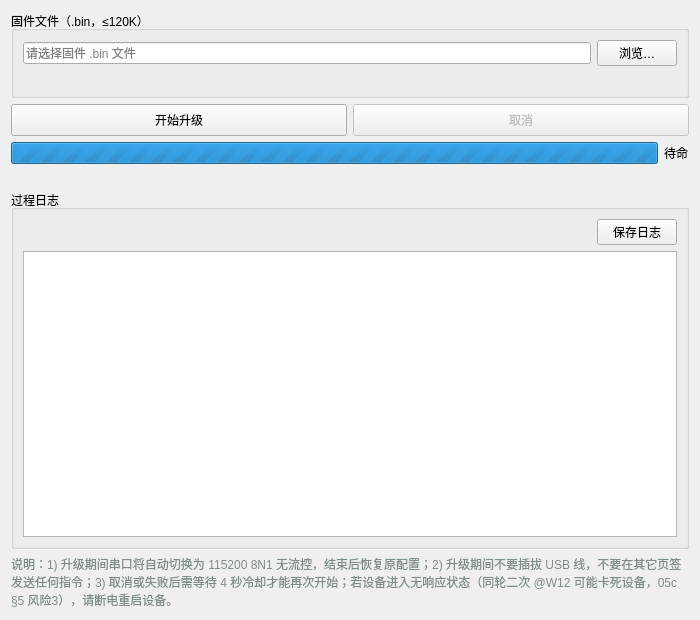
<?xml version="1.0" encoding="UTF-8"?>
<ui version="4.0">
 <class>UpgradePage</class>
 <widget class="QWidget" name="UpgradePage">
  <property name="geometry">
   <rect>
    <x>0</x>
    <y>0</y>
    <width>700</width>
    <height>620</height>
   </rect>
  </property>
  <property name="windowTitle">
   <string>固件升级</string>
  </property>
  <layout class="QVBoxLayout" name="rootLayout">
   <item>
    <widget class="QGroupBox" name="fileBox">
     <property name="title">
      <string>固件文件（.bin，≤120K）</string>
     </property>
     <layout class="QVBoxLayout" name="fileLay">
      <item>
       <layout class="QHBoxLayout" name="fileRow">
        <item>
         <widget class="QLineEdit" name="m_fileEdit">
          <property name="readOnly">
           <bool>true</bool>
          </property>
          <property name="placeholderText">
           <string>请选择固件 .bin 文件</string>
          </property>
         </widget>
        </item>
        <item>
         <widget class="QPushButton" name="m_browseBtn">
          <property name="text">
           <string>浏览…</string>
          </property>
         </widget>
        </item>
       </layout>
      </item>
      <item>
       <widget class="QLabel" name="m_fileInfo">
        <property name="textFormat">
         <enum>Qt::TextFormat::RichText</enum>
        </property>
        <property name="wordWrap">
         <bool>true</bool>
        </property>
       </widget>
      </item>
     </layout>
    </widget>
   </item>
   <item>
    <layout class="QHBoxLayout" name="btnRow">
     <item>
      <widget class="QPushButton" name="m_startBtn">
       <property name="minimumSize">
        <size>
         <width>0</width>
         <height>32</height>
        </size>
       </property>
       <property name="text">
        <string>开始升级</string>
       </property>
      </widget>
     </item>
     <item>
      <widget class="QPushButton" name="m_cancelBtn">
       <property name="enabled">
        <bool>false</bool>
       </property>
       <property name="minimumSize">
        <size>
         <width>0</width>
         <height>32</height>
        </size>
       </property>
       <property name="text">
        <string>取消</string>
       </property>
      </widget>
     </item>
    </layout>
   </item>
   <item>
    <layout class="QHBoxLayout" name="progRow">
     <item>
      <widget class="QProgressBar" name="m_progress">
       <property name="minimum">
        <number>0</number>
       </property>
       <property name="maximum">
        <number>0</number>
       </property>
       <property name="value">
        <number>0</number>
       </property>
       <property name="textVisible">
        <bool>true</bool>
       </property>
      </widget>
     </item>
     <item>
      <widget class="QLabel" name="m_phaseLabel">
       <property name="text">
        <string>待命</string>
       </property>
      </widget>
     </item>
    </layout>
   </item>
   <item>
    <widget class="QLabel" name="m_banner">
     <property name="visible">
      <bool>false</bool>
     </property>
     <property name="wordWrap">
      <bool>true</bool>
     </property>
    </widget>
   </item>
   <item>
    <widget class="QGroupBox" name="logBox">
     <property name="title">
      <string>过程日志</string>
     </property>
     <layout class="QVBoxLayout" name="logLay">
      <item>
       <layout class="QHBoxLayout" name="logBtnRow">
        <item>
         <spacer name="logSpacer">
          <property name="orientation">
           <enum>Qt::Orientation::Horizontal</enum>
          </property>
          <property name="sizeHint" stdset="0">
           <size>
            <width>40</width>
            <height>20</height>
           </size>
          </property>
         </spacer>
        </item>
        <item>
         <widget class="QPushButton" name="m_saveLogBtn">
          <property name="text">
           <string>保存日志</string>
          </property>
         </widget>
        </item>
       </layout>
      </item>
      <item>
       <widget class="QPlainTextEdit" name="m_logView">
        <property name="font">
         <font>
          <family>Consolas</family>
         </font>
        </property>
        <property name="readOnly">
         <bool>true</bool>
        </property>
        <property name="maximumBlockCount">
         <number>5000</number>
        </property>
       </widget>
      </item>
     </layout>
    </widget>
   </item>
   <item>
    <widget class="QLabel" name="note">
     <property name="styleSheet">
      <string notr="true">color:#7f8c8d;</string>
     </property>
     <property name="text">
      <string>说明：1) 升级期间串口将自动切换为 115200 8N1 无流控，结束后恢复原配置；2) 升级期间不要插拔 USB 线，不要在其它页签发送任何指令；3) 取消或失败后需等待 4 秒冷却才能再次开始；若设备进入无响应状态（同轮二次 @W12 可能卡死设备，05c §5 风险3），请断电重启设备。</string>
     </property>
     <property name="wordWrap">
      <bool>true</bool>
     </property>
    </widget>
   </item>
  </layout>
 </widget>
 <resources/>
 <connections/>
</ui>
